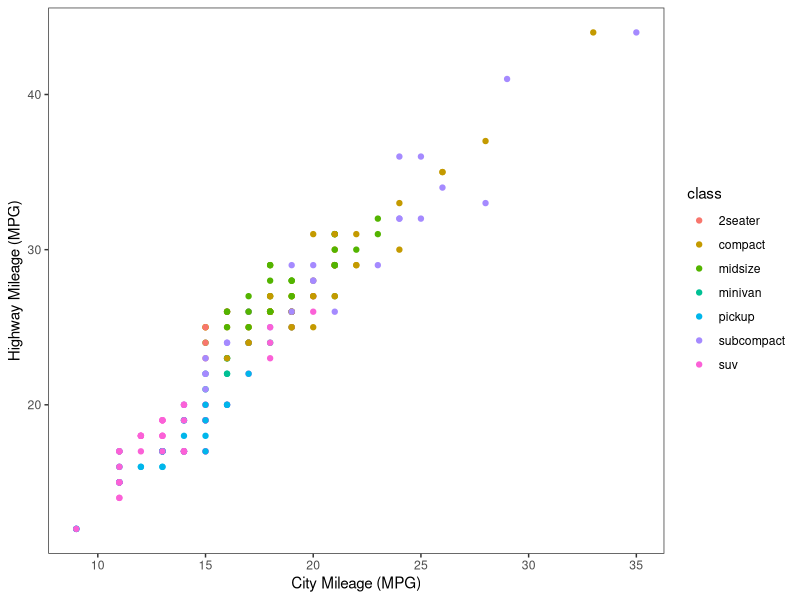
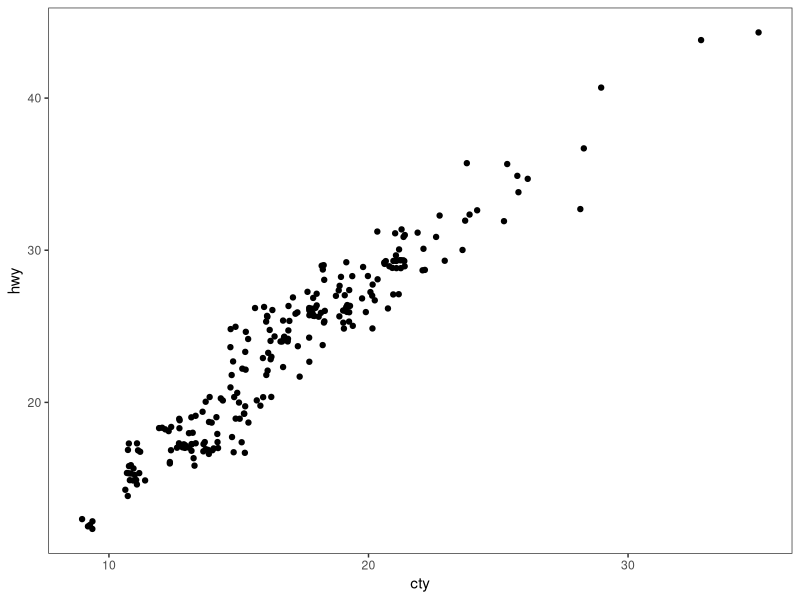
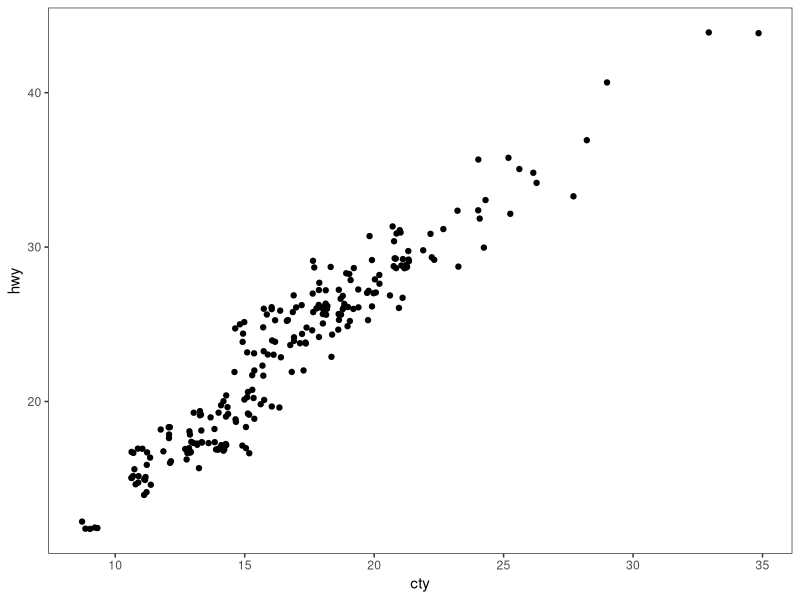
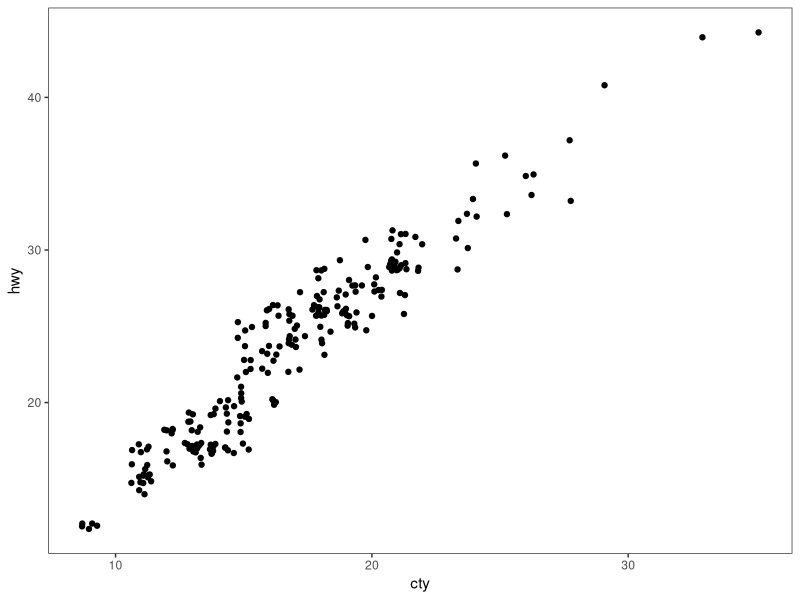

Source code (R) for these figures, in order: (Note: this script raises an error after producing the figures.)
# ---------------------------------------------------------- #
#### MODULE 3: Plot even more data!                       ####               
# ---------------------------------------------------------- #

## OBJECTIVE:
# 1. To develop a "grammar of graphics".
# 2. To become comfortable using ggplot2 for exploratory data visualization.


# ---------------------------------------------------------- #
#### SET UP:                                              ####
# ---------------------------------------------------------- #
# REMINDER: In RStudio, open the Rproject for our course (UNCG_DataWrangling), 
# pull any changes from GitHub, and navigate to the branch you created for 
# yourself (just a single branch for the whole semester) in RStudio's Git tab.
# Open this week's assignment in this new branch to complete and submit on GitHub.
# Ideally, you'll commit your answers a bit at a time as you work through
# this assignment, rather than committing all at once at the end.

# Reminder of some helpful resources for graphing in R:
# ggplot Cookbook: http://www.cookbook-r.com/Graphs/
# Official ggplot2 Book: https://ggplot2-book.org/
# Themes in ggplot2: https://ggplot2-book.org/polishing.html#themes

# In ggplot2, aesthetic means “something you can see”. Each aesthetic is a
# mapping between a visual cue and a variable.
# Examples include:
# position (i.e., on the x and y axes)
# color (“outside” color)
# fill (“inside” color)
# shape (of points)
# line type
# size

# Each type of geometric object (geom) accepts only a subset of all aesthetics.
# Refer to the geom help pages to see what mappings each geom accepts. Aesthetic
# mappings are set with the aes() function.

# TASK: We will be using the ggplot2 package for graphing. Fortunately, ggplot2 
# is nested within the tidyverse package (along with many others).
# Start by writing code to load the tidyverse library.
# HINT: see the end of assignment #1 if you forgot how to load a package.

library(tidyverse)

# TASK: Write code below to set your theme to black and white and both your major
# AND minor gridlines to element_blank for all plots you'll be making today.
# HINT: Check back to last week's assignment section 1.9 for setting themes for
# all plots.

theme_set(theme_bw() +
            theme(panel.grid.major = element_blank(),
                  panel.grid.minor = element_blank()))

# ---------------------------------------------------------- #
#### 1.0 CORRELATION                                      ####
# ---------------------------------------------------------- #

# We learned how to make correlations last week, but it never hurts to get
# more practice! Let's start by using a data set built into ggplot2.
# The mpg dataset looks at the gas efficiency of different cars. Run the following
# code to load the data:
data(mpg, package = "ggplot2")

# TASK: Create a scatterplot (i.e., a dot plot) to relate city and highway mileage.
# Color the points by the class of car (class column) and label the x and y axis 
# to be more informative (City Mileage (MPG) vs Highway Mileage (MPG)).
# HINT: Refer back to last week's assignment or the ggplot help resources if you 
# forget how to make a scatterplot.

ggplot(mpg, aes(x = cty, y = hwy, color = class)) +
  geom_point() +
  xlab("City Mileage (MPG)") +
  ylab("Highway Mileage (MPG)")

# Looks alright, but the graph may be hiding some information...
# QUESTION: How many data points are in the mpg dataframe?

nrow(mpg)
#ANSWER: 234

# QUESTION: Approximately how many dots are in the graph you just made? How does
# that compare to the number of observations in the dataframe?

#ANSWER: There are 78 dots on the graphs. This is 156 less data points that what is in the dataframe.


# Try another correlation-focused geom that addresses this problem by running
# the following code:
ggplot(data=mpg, aes(x=cty, y=hwy)) + 
  geom_jitter()


# QUESTION: What happened when you created the plot with geom_jitter?

#ANSWER: It looks like there are more data points, but it also looks less "organized".

# QUESTION: Run the code to create a plot using geom_jitter a second time. Then run it
# again and again. What happens each time? Why is this happening?

ggplot(data=mpg, aes(x=cty, y=hwy)) + 
  geom_jitter()

ggplot(data=mpg, aes(x=cty, y=hwy)) + 
  geom_jitter()
#ANSWER: the points are shifting each time. geom_jitter() is probably adding a random component to the graph and if you run it multiple times it is randomized each time. 

# TASK: The default in geom_jitter is to jitter (or slightly move) the points away
# from each other in both the x and y directions. Check the help file for geom_jitter
# and write code below to make a graph where you jitter points in only the x-dimension
# by 0.5.
 ?geom_jitter()

ggplot(data=mpg, aes(x=cty, y=hwy)) + 
  geom_jitter(width = 0.5, height = 0) #heigh = 0 to restrict jitter to y axis. 

# ---------------------------------------------------------- #
#### 1.1 DETOUR! COLORS, COLORS, COLORS                   ####
# ---------------------------------------------------------- #

# Our world is so colorful, and our graphs can be too! But we want to be mindful
# of our color choices to not only be beautiful, but also informative and accessible.

# TASK: Create a new dataframe that filters our mpg data down to only information
# for car classes compact, midsize, and suv using an %in% statement. Name your 
# new dataframe mpgSubset.
# HINT: Refer back to the Transform assignment if you want help with %in% (or 
# try googling!)

mpgSubset <- mpg %>% 
  filter(class %in% c('compact', 'midsize', 'suv'))

# ggplot has lots of nice (and some not so nice) built-in color palettes that we 
# can use to fill our bars with color. Try running the following code:
ggplot(data=mpgSubset, aes(x=cty, y=hwy, color=class)) +
  geom_jitter()

# The code above supplies us with ggplot's default color palette, which I find not
# so pleasing. Let's try to change this!

# We can add a statement specifying the scale of colors we would prefer. One way
# to do this is to use other pre-set palettes from ggplot. Run the code below to 
# ask ggplot to use the color brewer's palette called Set 1.
ggplot(data=mpgSubset, aes(x=cty, y=hwy, color=class)) +
  geom_jitter() +
  scale_color_brewer(palette="Set1")

# Alternatively, we could use the "RdBu" palette:
ggplot(data=mpgSubset, aes(x=cty, y=hwy, color=class)) +
  geom_jitter() +
  scale_color_brewer(palette="RdBu")

# QUESTION: Investigate the color brewer's range of palettes at this website: 
# https://r-graph-gallery.com/38-rcolorbrewers-palettes.html
# What do you notice about the colors chosen from each of the palettes that we
# used above? (i.e., does it use the first three colors in the palette? The last
# three? Some other combination?)

#ANSWER:the set 1 palate used the first 3 colors. The RdBu palate used the white which is in the very middle and the two colors on either side of the whit (red and blue)

# We could also pick out EXACTLY which colors we want for our figure. 
# There are 4 main ways to specify colors in R:
### by name
### by number
### by Hex code
### with the rgb() function

# By Name: R allows you to call more than 600 colors by name! Run the following
# code to see a list:
colors()

# We can put in the colors we chose for each variable by adding the 
# scale_color_manual() function to our plot. Try it out by running the following
# code:
ggplot(data=mpgSubset, aes(x=cty, y=hwy, color=class)) +
  geom_jitter() +
  scale_color_manual(values=c('midnightblue', 'cornflowerblue', 'tomato3'))


# You can also chose colors by number, which are assigned in R.

# TASK: Copy and paste the code to make our scatterplot and replace the color names
# with three numbers of your choice (between 1 and 657). How does your new figure look?
# HINT: remember to remove the quotation marks when calling numbers.

ggplot(data=mpgSubset, aes(x=cty, y=hwy, color=class)) +
  geom_jitter() +
  scale_color_manual(values=c(423, 419, 421)) #i thought these were going to be the pinks :(

# QUESTION: How do you think you could figure out which color name belongs to
# each color number?
# HINT: Try creating a dataframe from color() by passing it into the
# as.data.frame() function.

(colors <-as.data.frame((colors())))

#confused bc the numbers match up with the light pinks but the graph came out with blue yellow and green??

# You can also chose colors by Hex code. A Hex color code is a 6-symbol code made
# of up to three 2-symbol elements (6 symbols in length all together). Each of 
# the 2-symbol elements represents a color value in the Red-Green-Blue (RGB) color
# scale from 0 to 255. Hex codes are written with a # in front of them. Let's try
# out calling our colors using hex code.
ggplot(data=mpgSubset, aes(x=cty, y=hwy, color=class)) +
  geom_jitter() +
  scale_color_manual(values=c('#191970', '#6495ED', '#FF6347'))

# There are two great things about hex codes. First, you can call ANY color you 
# want with a hex code. That is, you're not limited to the 657 colors that are
# in ggplot. By specifying the color by hex code, you can pick literally anything!

# TASK: Google the search term "color picker". This should bring up google's color
# picker (in addition to a billion other color picking websites). Use this color
# picker to generate the hex codes for three new colors of your choice. Then copy
# and paste the above code, replacing the hex codes with your color choices.

ggplot(data=mpgSubset, aes(x=cty, y=hwy, color=class)) +
  geom_jitter() +
  scale_color_manual(values=c('#e88bc8', '#de1698', '#6b114c'))

# The second great thing about hex codes is that you can control the transparency
# of your colors. Transparency is set in a hex code by adding two extra symbols
# to the end, which together make up the "alpha" element. Adding 00 to the end 
# of your hex code will make your color completely transparent, while adding FF 
# to the end will make it completely opaque. Any number/letters in-between will 
# result in partial transparency. You can find a complete list of transparencies
# between 0-100% here: https://gist.github.com/lopspower/03fb1cc0ac9f32ef38f4

# TASK: Try out transparency by copying and pasting your graph code below and
# adding the alpha element to the end of each of your hex codes to make your
# first color 0% transparent, your second color 50% transparent, and your third
# color 100% transparent.

ggplot(data=mpgSubset, aes(x=cty, y=hwy, color=class)) +
  geom_jitter() +
  scale_color_manual(values=c('#e88bc800', '#de169850', '#6b114cFF'))

# QUESTION: What happened to the point that you set to 100% transparent?

#ANSWER: they are transparent so you can't see them on the plot.

# Finally, we can set our colors using the rgb() function. This operates very
# similarly to the hex code, where you can pick exactly the color and transparency
# you want. Try it out by running the following code:
ggplot(data=mpgSubset, aes(x=cty, y=hwy, color=class)) +
  geom_jitter() +
  scale_color_manual(values=c(rgb(.10, .10, .44, 1), rgb(.39, .58, .93, 1), rgb(1.0, .39, .28, 1)))

# TASK: Modify the above code to make all of your points 50% transparent.

ggplot(data=mpgSubset, aes(x=cty, y=hwy, color=class)) +
  geom_jitter() +
  scale_color_manual(values=c(rgb(.10, .10, .44, 0.5), rgb(.39, .58, .93, 0.5), rgb(1.0, .39, .28, 0.5)))

# There are so many inventive and artistic people in the world who have expanded
# the offerings for colors in ggplot. Check out some notable ones listed below
# when choosing colors for this assignment.
### Color-blind friendly palettes: https://github.com/JLSteenwyk/ggpubfigs
### Color palettes from vintage National Parks posters: https://github.com/katiejolly/nationalparkcolors
### Color palettes based on Wes Anderson movies: https://github.com/karthik/wesanderson
### Color palettes from famous Dutch paintings: https://github.com/EdwinTh/dutchmasters


# ---------------------------------------------------------- #
#### 1.2 DETOUR! LEGENDS                                  ####
# ---------------------------------------------------------- #

# When you specify colors in your ggplot code, R throws in a bonus legend for free!
# However, this legend is often not as clear or visually appealing as we might 
# prefer. But as with all geometric objects in ggplot, legends can be easily altered.

# Run the following code to create a scatter plot. Feel free to modify the colors
# as you prefer!
ggplot(data=mpgSubset, aes(x=cty, y=hwy, color=class)) +
  geom_jitter()

# QUESTION: Where did ggplot get the legend title and values from?

#ANSWER: We used the subset data and told ggplot the color was class (title) and the only options in class are compact, midsize, and suv.

# We could change the title and values in our legend by altering the dataframe
# we are passing into ggplot. But that seems a bit drastic. Instead, we can 
# lean on the same code that specifies our color picks to alter the legend text.
# Try it out by running the following code:
ggplot(data=mpgSubset, aes(x=cty, y=hwy, color=class)) + #telling ggplot to use the subset dataframe and that we want cty on the x axis and hwy on the y axis and to color the data points by class of car. 
  geom_jitter() + #telling ggplot what plot we want 
  scale_color_manual(values=c('#FCBA03', '#380754', '#496916'),#picking colors to id car class
                     name='Class of Car', #renaming the legend title
                     breaks=c('suv', 'midsize', 'compact'), #tell ggplot what order we want the car class to appear in on the legend
                     labels=c('SUV', 'Midsize', 'Compact')) #renaming the classes


# TASK: Label each line of the code above with what it is doing.
# HINT: Check the scale_color_manual help file or ggplot Cookbook for more info.


# IMPORTANT: It is important to pay attention to the order you provide ggplot with 
# your color choices and legend labels! Try running the following code:
ggplot(data=mpgSubset, aes(x=cty, y=hwy, color=class)) + 
  geom_jitter() + 
  scale_color_manual(values=c('#FCBA03', '#380754', '#496916'), 
                     name='Class of Car', 
                     breaks=c('suv', 'midsize', 'compact'), 
                     labels=c('Compact', 'SUV', 'Midsize')) 


# QUESTION: What is wrong with the code above? Why is it so important to be
# careful with the order you pass information into ggplot?

#ANSWER: the break order does not match up with the label order so now whoever looks at the graph will misinterpret the data.


# While changing the legend text and factor order takes place in the scale_color_manual
# step, moving the legend around on the graph page is part of the graph theme. We
# can try this out using the code below:
ggplot(data=mpgSubset, aes(x=cty, y=hwy, color=class)) + 
  geom_jitter() + 
  theme(legend.position='top')


# TASK: Modify the code above to have the legend display along the bottom of
# the figure.

ggplot(data=mpgSubset, aes(x=cty, y=hwy, color=class)) + 
  geom_jitter() + 
  theme(legend.position='bottom')

# We can also have the legend located within the area of the graph itself! We can 
# do this by specifying the coordinates for where the legend should go within the
# graph axes. First we set the legend position and then we set the anchoring 
# position by justifying the legend.
### bottom left: 0,0
### bottom right: 1,0
### top left: 0,1
### top right: 1,1

# Try it out by running the following code:
ggplot(data=mpgSubset, aes(x=cty, y=hwy, color=class)) + 
  geom_jitter() + 
  theme(legend.position=c(1,0), legend.justification=c(1,0))

# QUESTION: What happens if you don't include the code for legend justification
# above?

ggplot(data=mpgSubset, aes(x=cty, y=hwy, color=class)) + 
  geom_jitter() + 
  theme(legend.position, legend.justification)
#ANSWER: ggplot wont know where to put the legend and you will get an error.

# TASK: Copy and paste the code from above. Modify it to place the legend in the
# upper left part of the graph.

ggplot(data=mpgSubset, aes(x=cty, y=hwy, color=class)) + 
  geom_jitter() + 
  theme(legend.position=c(0,0.95), legend.justification=c(-0.2,1))

# Finally, we might want to remove the legend altogether! We would do so by
# modifying the theme as well. 

# TASK: Check the ggplot cookbook to find the legends section. Read what it says 
# about removing the legend. Then copy and paste the graph code from above. Modify
# the code to remove the legend.

ggplot(data=mpgSubset, aes(x=cty, y=hwy, color=class)) + 
  geom_jitter() + 
  theme(legend.position= 'none')
# ---------------------------------------------------------- #
#### 2.0 DEVIATION                                        ####
# ---------------------------------------------------------- #

# Used to compare variation in values between small number of items (or categories) 
# with respect to a fixed reference.

# Whether the graphical type is a deviation graph or a composition graph (or a 
# ranking graph) may depend on the underlying data structure.

# We used geom_bar() last week with factor data to create a bar graph. But
# geom_bar() is a bit tricky because it can make EITHER a bar graph or a histogram
# depending on the data you give it. The default of geom_bar() is to set stat to 
# count so if you give it just a continuous x value, it will make a histogram. Try
# it with the following code:
ggplot(data=mpg, aes(x=hwy)) + 
  geom_bar()

# In order to have the geom create bars and not a histogram, you must:
# 1) Set stat = identity
# 2) Provide both an x and a y inside the aes(), where x is either a character 
# or factor and y is numeric.

# TASK: Create a dataframe of summary statistics for the mpg data, calculating the
# mean, standard deviation, and standard error for highway mpg grouping by class.
# Name the resulting dataframe highwayMPG and your new variables hwy_mean, hwy_sd,
# and hwy_se.
# HINT: Look back at the Transform assignment if you forget how to summarize the
# data. Also recall, standard error = 1.96*standard deviation.

highwayMPG <- mpg %>% 
  group_by(class) %>% 
  summarize(hwy_mean = mean(hwy),
            hwy_sd = sd(hwy),
            hwy_se = 1.96&sd(hwy))

# TASK: Create a bar graph showing the average highway MPG on the y-axis and 
# car class on the x-axis. Fill the bars by class. Add in error bar caps that are 20%
# the width pf the bars.
# HINT: Don't forget to change stat from the default in your geom_bar() statement!

ggplot(data = highwayMPG, aes(x = class, y = hwy_mean, fill = class)) +
  geom_bar(stat = "identity") + 
  geom_errorbar(aes(ymin = hwy_mean - hwy_se,
                    ymax = hwy_mean + hwy_se),
                width = 0.2)

# ---------------------------------------------------------- #
#### 2.1 DETOUR! COLORS AND LEGENDS, AGAIN                ####
# ---------------------------------------------------------- #

# Recall that some geometric elements require fills instead of (or sometimes in
# addition to) colors.

# TASK: Create a bar graph with the mpg summary stats with the following parameters:
# (1) Black bar outline
# (2) Bars filled with the color brewer palette "Dark2" using the scale_fill_manual
#     statement
# (3) No legend
# (4) Informative x- and y-axis labels.

ggplot(data = highwayMPG, aes(x= class, y = hwy_mean, fill = class)) +
  geom_bar(stat = "identity", color = "black") +
  scale_fill_brewer(palette = "Dark2") +
  labs(x ="Car Class",
       y = "Average Highway Mileage (MPG)") +
   theme(legend.position = "none")

# HINT: Carefully consider whether your color and/or fill should go within an aes() 
# statement, the scale_fill_manual or scale_color_manual statements, or neither.
# If in doubt, try a bunch of ways until it looks how we want it. And consult 
# your helpful ggplot resources on the web.


# ---------------------------------------------------------- #
#### 2.2 DETOUR! AXIS MODIFICATIONS                       ####
# ---------------------------------------------------------- #

# Run the following code, feeling free to modify colors as you prefer:
ggplot(data=highwayMPG, aes(x=class, y=hwy_mean, fill=class)) +
  geom_bar(stat='identity') +
  scale_fill_manual(values=c("#009E73", "#785EF0", "#DC267F", "#FE6100", "#FFB000", "#CC79A7", "#000000"))

# QUESTION: Where is ggplot getting the x-axis tick labels from?

#ANSWER: when we identified class in the aes. 

# Often our tick labels are not the best. We can modify them to be more informative
# or visually appealing by directly modifying the dataframe, but again this feels
# a bit extreme. Instead, we can directly modify the scale of the axis. For axes
# that deal with categories, we are setting the discrete scale. Try it out by
# running the following code:
ggplot(data=highwayMPG, aes(x=class, y=hwy_mean, fill=class)) +
  geom_bar(stat='identity') +
  scale_x_discrete(labels=c('sport', 'compact', 'midsize', 'minivan', 'pickup', 'subcompact', 'SUV'))

# We can also change the scale of the continuous axes, including how large they are
# and where the tick marks fall as follows:
ggplot(data=highwayMPG, aes(x=class, y=hwy_mean, fill=class)) +
  geom_bar(stat='identity') +
  scale_y_continuous(breaks=seq(0, 50, 10)) +
  coord_cartesian(ylim=c(0,50))

# QUESTION: Try running the code above without the coord_cartesian() statement. 
ggplot(data=highwayMPG, aes(x=class, y=hwy_mean, fill=class)) +
  geom_bar(stat='identity') +
  scale_y_continuous(breaks=seq(0, 50, 10))

# What is surprising about the resulting graph? Based on this result, what do you
# think the coord_cartesian() statement does?

#ANSWER: Without the coord_cartesian() it autosets the y axis limits. 

# We can also add a statement into the scale discrete or continuous statements
# to name our axes, rather than putting in a whole separate step of xlab() or ylab().
# Try it out with the following code:
ggplot(data=highwayMPG, aes(x=class, y=hwy_mean, fill=class)) +
  geom_bar(stat='identity') +
  scale_x_discrete(name='Class of Car') +
  scale_y_continuous(name='Mean Highway MPG')


# Finally, we can flip our axes easily in ggplot as follows:
ggplot(data=highwayMPG, aes(x=class, y=hwy_mean, fill=class)) +
  geom_bar(stat='identity') +
  coord_flip()


# TASK: Let's put it all together. Make a graph of the mpg summary stats with the
# following specifications:
# (1) color by class of car using a color scheme of your choice (not the default)
# (2) plot the class of car on the x-axis and the highway MPG on the y axis
# (3) include better names for the x- and y-axis titles
# (4) include better names for the car classes
# (5) set the scale of the highway mpg to run from 0 to 30 with breaks every 5 
# (6) flip your axes
# (7) remove the legend

# install.packages("nationalparkcolors")  
# install.packages("dutchmasters")
## Not available for this version??? :'(


ggplot(data = highwayMPG, aes(x = class, y = hwy_mean, fill = class)) +
  geom_bar(stat = "identity", color = "black") +
  scale_fill_manual(values = c("#4477AA", "#228833", "#AA3377", "#BBBBBB", "#66CCEE", "#CCBB44", "#EE6677")) +
  scale_x_discrete(name = "Car Class",
    labels = c("2seater" = "2-Seater",
      "compact" = "Compact",
      "midsize" = "Midsize",
      "minivan" = "Minivan",
      "pickup" = "Pickup",
      "subcompact" = "Subcompact",
      "suv" = "SUV")) +
  scale_y_continuous(name = "Average Highway MPG",
    limits = c(0, 30),
    breaks = seq(0, 30, 5)) +
  coord_flip() +
  theme(legend.position = "none")

# ---------------------------------------------------------- #
#### 3.0 RANKING                                          ####
# ---------------------------------------------------------- #
# Used to compare the position or performance of multiple items with respect to 
# each other. Actual values matters somewhat less than the ranking.

# TASK: Create a dataframe of summary statistics for the mpg data, calculating the
# mean, standard deviation, and standard error for CITY mpg grouping by class.
# Name the resulting dataframe cityMPG and your new variables city_mean, city_sd,
# and city_se.
# HINT: Look back at the Transform assignment if you forget how to summarize the
# data. Also, standard error = 1.96*standard deviation.


# Now we want to plot our data in order from smallest to largest city MPG to get
# a ranking. To do so, we need to use the reorder() function to rearrange the data
# going into our x-axis.
ggplot(cityMPG, aes(x=reorder(class, city_mean), y=city_mean)) + 
  geom_bar(stat="identity")

# TASK: Recreate the above ranking figure to include the following:
# (1) class of car on the x-axis with informative axis and tick labels
# (2) MPG ordered from highest to lowest (hint: try google if you're unsure)
# (3) bars with dary grey outlines and filled by class with your favorite color scheme
# (4) error bars with end caps 30% the width of the bars
# (5) y-axis from 0 to 30 with tick marks every 5
# (6) no legend.


# ---------------------------------------------------------- #
#### 4.0 DISTRIBUTION                                     ####
# ---------------------------------------------------------- #
# When you have lots and lots of data points and want to study where and how the
# data points are distributed.

# Histograms can be accomplished with either geom_bar() or geom_histogram()
ggplot(mpg, aes(hwy)) + 
  geom_histogram()

# TASK: Recreate the graph above, but using geom_bar() instead


# TASK: Try making a histogram with the categorical variable 'manufacturer'.
# What error message do you get?


# QUESTION: What happens when you follow the advice of the error message and 
# make stat='count'?
ggplot(mpg, aes(manufacturer)) + 
  geom_histogram(stat="count")


# TASK: Make a boxplot comparing the distribution of cty (city mileage) for
# each class of car.
# HINT: Look back to last week if you forget how to make a boxplot.


# We can also make a different type of distribution, a violin plot using the 
# geom_violin statement as follows:
ggplot(mpg, aes(x=class, y=cty)) + 
  geom_violin()

# QUESTION: What does a violin plot show? Check google if you're unsure.


# ---------------------------------------------------------- #
#### 5.0 COMPOSITION                                      ####
# ---------------------------------------------------------- #
# Bar charts and pie charts are classic ways of showing composition of a dataset.

# TASK: Let's get some data for this task by determining the number of cars from 
# each car manufacturer in our mpg dataframe. We can do this as follows:
manufacturerFreq <- mpg %>% 
  group_by(manufacturer) %>% 
  summarize(frequency=length(manufacturer)) %>% 
  ungroup()

# TASK: Make a bar graph of the number of cars (frequency) by manufacturer using
# the dataframe we created above.


# We can switch the bar chart you created above into a pie chart simply by changing
# the coordinate system through a series of steps as follows:

ggplot(manufacturerFreq, aes(x=manufacturer, y=frequency)) +
  geom_bar(stat="identity") +
  coord_polar()

ggplot(manufacturerFreq, aes(x=manufacturer, y=frequency, fill=manufacturer)) +
  geom_bar(stat="identity") +
  coord_polar()

ggplot(manufacturerFreq, aes(x="", y=frequency, fill=manufacturer)) +
  geom_bar(stat="identity", width=1) +
  coord_polar()

ggplot(manufacturerFreq, aes(x="", y=frequency, fill=manufacturer)) +
  geom_bar(stat="identity", width=1) +
  coord_polar(theta="y")

ggplot(manufacturerFreq, aes(x="", y=frequency, fill=manufacturer)) +
  geom_bar(stat="identity", width=1) +
  coord_polar(theta="y", start=0) +
  theme_void() +
  theme(legend.title = element_text(size = 12.5), 
        legend.text  = element_text(size = 8.5),
        legend.key.size = unit(.75, "lines"))

# TASK: Annotate the code below to describe what each line does:
ggplot(manufacturerFreq, aes(x="", y=frequency, fill=manufacturer)) +
  geom_bar(stat="identity", width=1) +
  coord_polar(theta="y", start=0) +
  theme_void() +
  theme(legend.title = element_text(size = 12.5), 
        legend.text  = element_text(size = 8.5),
        legend.key.size = unit(.75, "lines"))


# ---------------------------------------------------------- #
#### 6.0 CHANGE                                           ####
# ---------------------------------------------------------- #

# Time series are often best visualized with line graphs. Let's try this out
# with some new data:
data("economics")

# TASK: Use the economics dataset to plot the number of people who are unemployed
# over time (unemploy vs date). Make a scatterplot, then connect the points with 
# lines using geom_line().
# HINT: use ?economics to get more information about this dataset.




# ---------------------------------------------------------- #
#### GROUPS AND MAPS                                      ####
# ---------------------------------------------------------- #

# Let's save these for group project options, this assignment is really long!









# REMEMBER: Save and push your script when you're done with this assignment!
